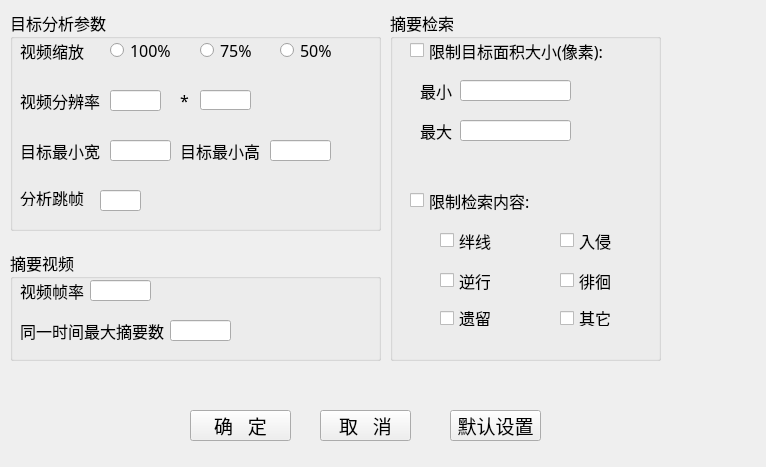
<?xml version="1.0" encoding="UTF-8"?>
<ui version="4.0">
 <class>Form</class>
 <widget class="QWidget" name="Form">
  <property name="geometry">
   <rect>
    <x>0</x>
    <y>0</y>
    <width>766</width>
    <height>467</height>
   </rect>
  </property>
  <property name="font">
   <font>
    <family>宋体</family>
    <pointsize>14</pointsize>
   </font>
  </property>
  <property name="windowTitle">
   <string>设置</string>
  </property>
  <widget class="QPushButton" name="pushButton">
   <property name="geometry">
    <rect>
     <x>190</x>
     <y>410</y>
     <width>101</width>
     <height>31</height>
    </rect>
   </property>
   <property name="text">
    <string>确   定</string>
   </property>
  </widget>
  <widget class="QPushButton" name="pushButton_2">
   <property name="geometry">
    <rect>
     <x>320</x>
     <y>410</y>
     <width>91</width>
     <height>31</height>
    </rect>
   </property>
   <property name="text">
    <string>取   消</string>
   </property>
  </widget>
  <widget class="QPushButton" name="pushButton_3">
   <property name="geometry">
    <rect>
     <x>450</x>
     <y>410</y>
     <width>91</width>
     <height>31</height>
    </rect>
   </property>
   <property name="text">
    <string>默认设置</string>
   </property>
  </widget>
  <widget class="QGroupBox" name="objectpramGroupBox">
   <property name="geometry">
    <rect>
     <x>10</x>
     <y>10</y>
     <width>371</width>
     <height>221</height>
    </rect>
   </property>
   <property name="font">
    <font>
     <family>宋体</family>
     <pointsize>12</pointsize>
     <italic>false</italic>
    </font>
   </property>
   <property name="title">
    <string>目标分析参数</string>
   </property>
   <widget class="QLabel" name="label">
    <property name="geometry">
     <rect>
      <x>10</x>
      <y>30</y>
      <width>91</width>
      <height>21</height>
     </rect>
    </property>
    <property name="text">
     <string>视频缩放</string>
    </property>
   </widget>
   <widget class="QRadioButton" name="radioButton">
    <property name="geometry">
     <rect>
      <x>100</x>
      <y>30</y>
      <width>61</width>
      <height>21</height>
     </rect>
    </property>
    <property name="text">
     <string>100%</string>
    </property>
   </widget>
   <widget class="QRadioButton" name="radioButton_2">
    <property name="geometry">
     <rect>
      <x>190</x>
      <y>30</y>
      <width>51</width>
      <height>21</height>
     </rect>
    </property>
    <property name="text">
     <string>75%</string>
    </property>
   </widget>
   <widget class="QRadioButton" name="radioButton_3">
    <property name="geometry">
     <rect>
      <x>270</x>
      <y>30</y>
      <width>51</width>
      <height>21</height>
     </rect>
    </property>
    <property name="text">
     <string>50%</string>
    </property>
   </widget>
   <widget class="QLineEdit" name="lineEdit">
    <property name="geometry">
     <rect>
      <x>100</x>
      <y>80</y>
      <width>51</width>
      <height>21</height>
     </rect>
    </property>
   </widget>
   <widget class="QLineEdit" name="lineEdit_2">
    <property name="geometry">
     <rect>
      <x>190</x>
      <y>80</y>
      <width>51</width>
      <height>20</height>
     </rect>
    </property>
   </widget>
   <widget class="QLabel" name="label_2">
    <property name="geometry">
     <rect>
      <x>170</x>
      <y>80</y>
      <width>16</width>
      <height>21</height>
     </rect>
    </property>
    <property name="text">
     <string>*</string>
    </property>
   </widget>
   <widget class="QLabel" name="label_3">
    <property name="geometry">
     <rect>
      <x>10</x>
      <y>130</y>
      <width>81</width>
      <height>21</height>
     </rect>
    </property>
    <property name="text">
     <string>目标最小宽</string>
    </property>
   </widget>
   <widget class="QLineEdit" name="lineEdit_3">
    <property name="geometry">
     <rect>
      <x>100</x>
      <y>130</y>
      <width>61</width>
      <height>21</height>
     </rect>
    </property>
   </widget>
   <widget class="QLabel" name="label_4">
    <property name="geometry">
     <rect>
      <x>170</x>
      <y>130</y>
      <width>81</width>
      <height>21</height>
     </rect>
    </property>
    <property name="text">
     <string>目标最小高</string>
    </property>
   </widget>
   <widget class="QLineEdit" name="lineEdit_4">
    <property name="geometry">
     <rect>
      <x>260</x>
      <y>130</y>
      <width>61</width>
      <height>21</height>
     </rect>
    </property>
   </widget>
   <widget class="QLabel" name="label_5">
    <property name="geometry">
     <rect>
      <x>10</x>
      <y>80</y>
      <width>81</width>
      <height>21</height>
     </rect>
    </property>
    <property name="text">
     <string>视频分辨率</string>
    </property>
   </widget>
   <widget class="QLabel" name="label_6">
    <property name="geometry">
     <rect>
      <x>10</x>
      <y>180</y>
      <width>71</width>
      <height>16</height>
     </rect>
    </property>
    <property name="text">
     <string>分析跳帧</string>
    </property>
   </widget>
   <widget class="QLineEdit" name="lineEdit_5">
    <property name="geometry">
     <rect>
      <x>90</x>
      <y>180</y>
      <width>41</width>
      <height>21</height>
     </rect>
    </property>
   </widget>
  </widget>
  <widget class="QGroupBox" name="groupBox">
   <property name="geometry">
    <rect>
     <x>10</x>
     <y>250</y>
     <width>371</width>
     <height>111</height>
    </rect>
   </property>
   <property name="font">
    <font>
     <pointsize>12</pointsize>
    </font>
   </property>
   <property name="title">
    <string>摘要视频</string>
   </property>
   <widget class="QLabel" name="label_7">
    <property name="geometry">
     <rect>
      <x>10</x>
      <y>30</y>
      <width>71</width>
      <height>21</height>
     </rect>
    </property>
    <property name="text">
     <string>视频帧率</string>
    </property>
   </widget>
   <widget class="QLineEdit" name="lineEdit_6">
    <property name="geometry">
     <rect>
      <x>80</x>
      <y>30</y>
      <width>61</width>
      <height>21</height>
     </rect>
    </property>
   </widget>
   <widget class="QLabel" name="label_8">
    <property name="geometry">
     <rect>
      <x>10</x>
      <y>70</y>
      <width>151</width>
      <height>21</height>
     </rect>
    </property>
    <property name="text">
     <string>同一时间最大摘要数</string>
    </property>
   </widget>
   <widget class="QLineEdit" name="lineEdit_7">
    <property name="geometry">
     <rect>
      <x>160</x>
      <y>70</y>
      <width>61</width>
      <height>21</height>
     </rect>
    </property>
   </widget>
  </widget>
  <widget class="QGroupBox" name="groupBox_2">
   <property name="geometry">
    <rect>
     <x>390</x>
     <y>10</y>
     <width>271</width>
     <height>351</height>
    </rect>
   </property>
   <property name="font">
    <font>
     <pointsize>12</pointsize>
    </font>
   </property>
   <property name="title">
    <string>摘要检索</string>
   </property>
   <widget class="QCheckBox" name="checkBox">
    <property name="geometry">
     <rect>
      <x>20</x>
      <y>30</y>
      <width>201</width>
      <height>21</height>
     </rect>
    </property>
    <property name="text">
     <string>限制目标面积大小(像素):</string>
    </property>
   </widget>
   <widget class="QLabel" name="label_9">
    <property name="geometry">
     <rect>
      <x>30</x>
      <y>70</y>
      <width>41</width>
      <height>21</height>
     </rect>
    </property>
    <property name="text">
     <string>最小</string>
    </property>
   </widget>
   <widget class="QLineEdit" name="lineEdit_8">
    <property name="geometry">
     <rect>
      <x>70</x>
      <y>70</y>
      <width>111</width>
      <height>21</height>
     </rect>
    </property>
   </widget>
   <widget class="QLabel" name="label_10">
    <property name="geometry">
     <rect>
      <x>30</x>
      <y>110</y>
      <width>41</width>
      <height>21</height>
     </rect>
    </property>
    <property name="text">
     <string>最大</string>
    </property>
   </widget>
   <widget class="QLineEdit" name="lineEdit_9">
    <property name="geometry">
     <rect>
      <x>70</x>
      <y>110</y>
      <width>111</width>
      <height>21</height>
     </rect>
    </property>
   </widget>
   <widget class="QCheckBox" name="checkBox_2">
    <property name="geometry">
     <rect>
      <x>20</x>
      <y>180</y>
      <width>121</width>
      <height>21</height>
     </rect>
    </property>
    <property name="text">
     <string>限制检索内容:</string>
    </property>
   </widget>
   <widget class="QCheckBox" name="checkBox_3">
    <property name="geometry">
     <rect>
      <x>50</x>
      <y>220</y>
      <width>61</width>
      <height>21</height>
     </rect>
    </property>
    <property name="text">
     <string>绊线</string>
    </property>
   </widget>
   <widget class="QCheckBox" name="checkBox_4">
    <property name="geometry">
     <rect>
      <x>170</x>
      <y>220</y>
      <width>61</width>
      <height>21</height>
     </rect>
    </property>
    <property name="text">
     <string>入侵</string>
    </property>
   </widget>
   <widget class="QCheckBox" name="checkBox_5">
    <property name="geometry">
     <rect>
      <x>50</x>
      <y>260</y>
      <width>51</width>
      <height>21</height>
     </rect>
    </property>
    <property name="text">
     <string>逆行</string>
    </property>
   </widget>
   <widget class="QCheckBox" name="checkBox_6">
    <property name="geometry">
     <rect>
      <x>170</x>
      <y>260</y>
      <width>51</width>
      <height>21</height>
     </rect>
    </property>
    <property name="text">
     <string>徘徊</string>
    </property>
   </widget>
   <widget class="QCheckBox" name="checkBox_7">
    <property name="geometry">
     <rect>
      <x>50</x>
      <y>300</y>
      <width>51</width>
      <height>16</height>
     </rect>
    </property>
    <property name="text">
     <string>遗留</string>
    </property>
   </widget>
   <widget class="QCheckBox" name="checkBox_8">
    <property name="geometry">
     <rect>
      <x>170</x>
      <y>300</y>
      <width>51</width>
      <height>16</height>
     </rect>
    </property>
    <property name="text">
     <string>其它</string>
    </property>
   </widget>
  </widget>
 </widget>
 <resources/>
 <connections/>
</ui>
